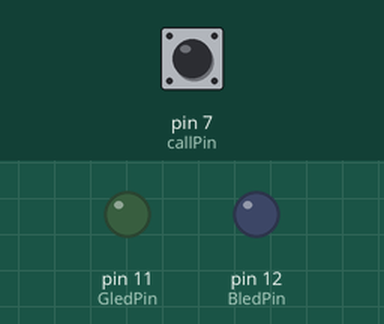
The sketch below on a simulated Arduino Uno, built with avr-gcc and run on an emulated ATmega328P. Parts: output pins drawn as LEDs (lit = HIGH). The test bench sets the inputs (shaded band); at power-on: pin 7 (callPin) HIGH. The modem accepts every AT command (registered, SIM ready, sends succeed) and sends nothing else.

Above: at 0.1 s.
At 11.1 s:
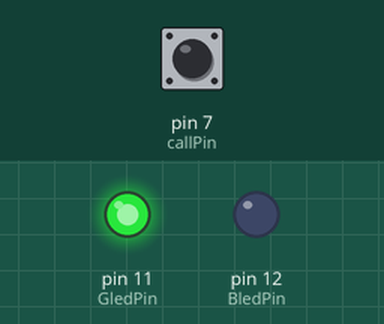
Timing chart, 0 to 12.6 s (numbered marks = the images above):
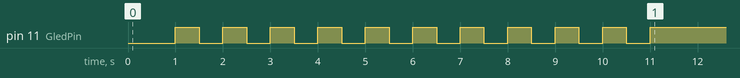

The sketch:

A6_intercom.ino
```cpp
/* Program for an Intercom with an Arduino and a A6 GSM module
 * Written by W. Hoogervorst
 * Inspired by Saravanan AL, https://youtu.be/ers6Pq0ck38
*/

#include <SoftwareSerial.h>
SoftwareSerial mSerial(3, 2);
char phone_no[] = "##########"; // put your phone number here

int callPin = 7; // 10k pullup resistor
int hangPin = 6; // 10k pullup resistor
int GledPin = 11;
int BledPin = 12;
long waittime = 60000;// ms max call duration
long calltime = 0;
long starttime = 0;


void setup()
{
  //Serial.begin(115200);  uncommment this to use a serial port to your PC
  delay(1000);
  pinMode(callPin, INPUT);
  pinMode(hangPin, INPUT);
  pinMode(GledPin, OUTPUT);
  pinMode(BledPin, OUTPUT);
  digitalWrite(BledPin, LOW);
  digitalWrite(GledPin, LOW);
  for (int i = 0; i < 10; i++) // in this startup time the led blinks and the A6 module starts up
  {
    digitalWrite(GledPin, HIGH);
    delay(500);
    digitalWrite(GledPin, LOW);
    delay(500);
  }
  digitalWrite(GledPin, HIGH);
  mSerial.begin(115200);
  delay(1000);
  mSerial.println("AT");
  delay(1000);
}

void loop()
{
  /* // uncomment this part to communicatie via serial port
    if (mSerial.available()) {
      Serial.write(mSerial.read());
    }
    if (Serial.available()) {
      mSerial.write(Serial.read());
    }
  */
  if (digitalRead(callPin) == LOW) // If button is pressed, switchPin is LOW
  {
    digitalWrite(BledPin, HIGH);
    digitalWrite(GledPin, LOW);
    mSerial.print("ATD");
    mSerial.println(phone_no); // call number
    starttime = (long)millis();

    while (digitalRead(hangPin) == HIGH && calltime < waittime) // loop for the call, ended by pressing hang up button or timer
    {
      delay(500);
      calltime = (long) millis() - starttime;
      // Serial.println(digitalRead(hangPin));
      //Serial.println(millis());
      //Serial.println(calltime);
      digitalRead(hangPin);

    }
    mSerial.println("ATH"); // hang up
    digitalWrite(GledPin, HIGH);
    digitalWrite(BledPin, LOW);
  }
  delay(100);
}
```
